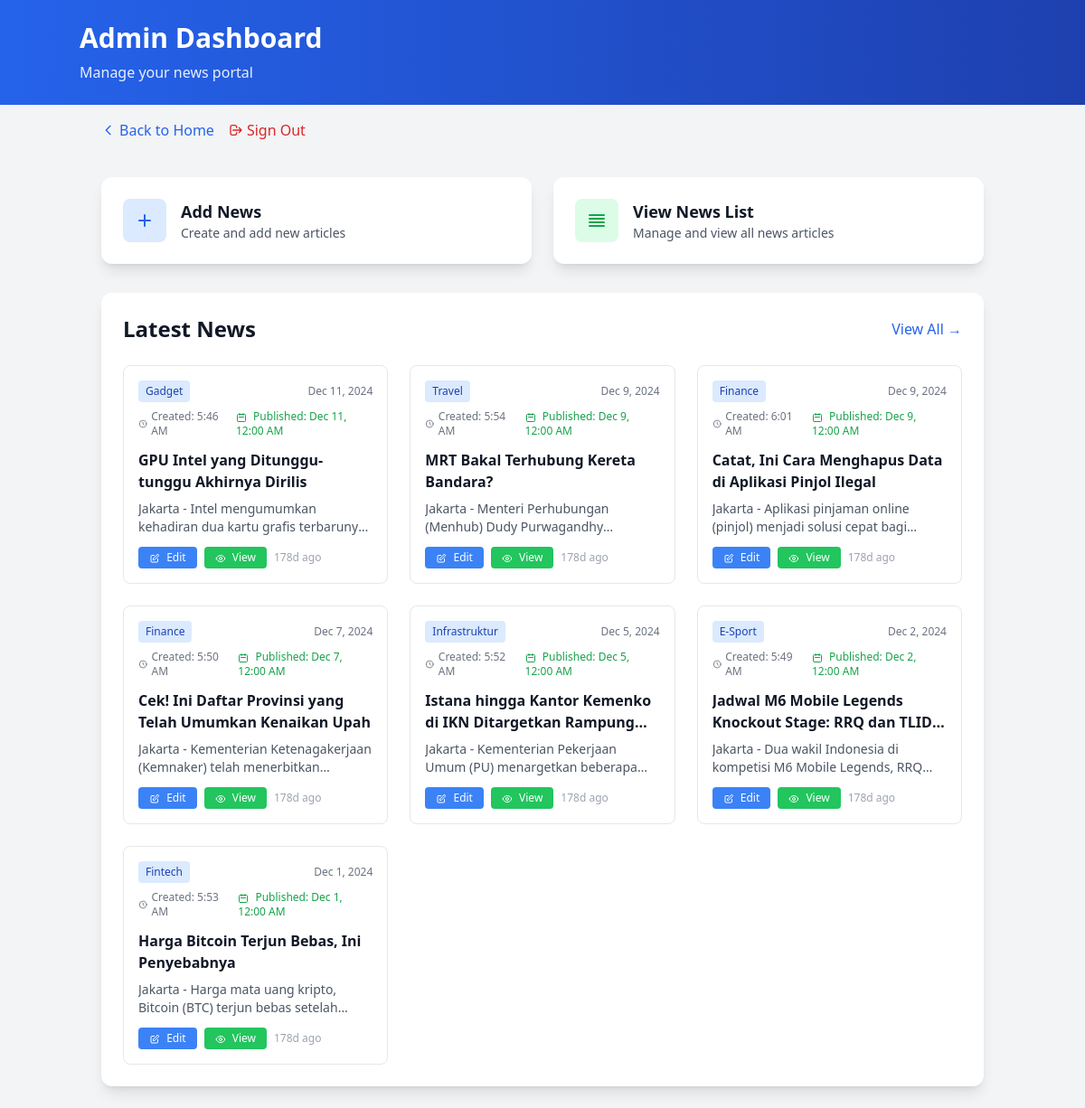
The page /admin/dashboard (signed in) on the database its author committed.
### tables this page shows
CREATE TABLE `news` (
  `id` int(11) NOT NULL,
  `title` varchar(255) NOT NULL,
  `content` text NOT NULL,
  `release_date` date NOT NULL,
  `image` varchar(255) NOT NULL,
  `created_at` timestamp NOT NULL DEFAULT current_timestamp(),
  `category_id` int(11) DEFAULT NULL
);

CREATE TABLE `categories` (
  `id` int(11) NOT NULL,
  `name` varchar(100) NOT NULL,
  `created_at` timestamp NULL DEFAULT current_timestamp(),
  `updated_at` timestamp NULL DEFAULT current_timestamp() ON UPDATE current_timestamp()
);

### app/controllers/admincontroller.php (called while the page is built, shortened)
<?php
require_once APP_PATH . '/models/news.php';
class AdminController extends Controller {
    private $newsModel;
    public function __construct() {
        $this->newsModel = new News();
    }
    public function dashboard() {
        $latestNews = $this->newsModel->getLatestWithCategory(9);
        $this->view('admin/dashboard', ['latestNews' => $latestNews]);
    }
}

### app/core/router.php (called while the page is built, shortened)
<?php
class Router {
    private $routes = [];
    public function add($route, $controller, $action, $method = 'GET') {
        $this->routes[] = [
            'route' => $route,
            'controller' => $controller,
            'action' => $action,
            'method' => $method
        ];
    }
    public function dispatch($url, $method) {
        $url = strtok($url, '?');
        foreach ($this->routes as $route) {
            if ($this->match($route['route'], $url) && $route['method'] === $method) {
                $controllerName = $route['controller'];
                $actionName = $route['action'];
                if (class_exists($controllerName)) {
                    $controller = new $controllerName();
                    if (method_exists($controller, $actionName)) {
                        return $controller->$actionName();
                    }
                }
            }
        }
    }
    private function match($route, $url) {
        $route = preg_replace('/\{([^}]+)\}/', '(?P<$1>[^/]+)', $route);
        $pattern = '#^' . $route . '$#';
        if (preg_match($pattern, $url, $matches)) {
            return true;
        }
        return false;
    }
}

### public/index.php (called while the page is built, shortened)
<?php
require_once APP_PATH . '/config/database.php';
require_once APP_PATH . '/core/router.php';
require_once APP_PATH . '/core/model.php';
require_once APP_PATH . '/models/news.php';
require_once APP_PATH . '/controllers/admincontroller.php';
$router = new Router();
$router->add('/', 'NewsController', 'index');
$router->add('/news/{id}', 'NewsController', 'detail');
$router->add('/auth/login', 'AuthController', 'login');
$router->add('/auth/login', 'AuthController', 'login', 'POST');
$router->add('/auth/register', 'AuthController', 'register');
$router->add('/auth/register', 'AuthController', 'register', 'POST');
$router->add('/auth/logout', 'AuthController', 'logout');
$router->add('/user/dashboard', 'UserController', 'dashboard');
$router->add('/user/dashboard', 'UserController', 'dashboard', 'POST');
$router->add('/admin/dashboard', 'AdminController', 'dashboard');
$router->add('/admin/news-list', 'AdminController', 'newsList');
$router->add('/admin/add-news', 'AdminController', 'addNews');
$router->add('/admin/add-news', 'AdminController', 'addNews', 'POST');
$router->add('/admin/edit-news', 'AdminController', 'editNews');
$router->add('/admin/edit-news', 'AdminController', 'editNews', 'POST');
$router->add('/admin/delete-news', 'AdminController', 'deleteNews', 'POST');
$router->add('/admin/category/list', 'CategoryController', 'listCategories');
$router->add('/admin/category/add', 'CategoryController', 'addCategory', 'POST');
$router->add('/admin/category/edit', 'CategoryController', 'editCategory', 'POST');
$router->add('/admin/category/delete', 'CategoryController', 'deleteCategory', 'POST');
$router->add('/interactions/toggle-like', 'InteractionController', 'toggleLike', 'POST');
$router->add('/interactions/toggle-bookmark', 'InteractionController', 'toggleBookmark', 'POST');
$router->add('/interactions/add-comment', 'InteractionController', 'addComment', 'POST');
$router->add('/interactions/delete-comment', 'InteractionController', 'deleteComment', 'POST');
$url = parse_url($_SERVER['REQUEST_URI'], PHP_URL_PATH);
$method = $_SERVER['REQUEST_METHOD'];
$router->dispatch($url, $method);

### app/config/database.php (called while the page is built)
<?php
class Database {
    private static $instance = null;
    private $connection;
    private $host = 'localhost';
    private $username = 'root';
    private $password = '';
    private $database = 'news_portal';
    private function __construct() {
        try {
            $this->connection = new PDO(
                "mysql:host={$this->host};dbname={$this->database}",
                $this->username,
                $this->password,
                [
                    PDO::ATTR_ERRMODE => PDO::ERRMODE_EXCEPTION,
                    PDO::ATTR_DEFAULT_FETCH_MODE => PDO::FETCH_ASSOC
                ]
            );
        } catch (PDOException $e) {
            die("Connection failed: " . $e->getMessage());
        }
    }
    public static function getInstance() {
        if (self::$instance === null) {
            self::$instance = new self();
        }
        return self::$instance;
    }
    public function getConnection() {
        return $this->connection;
    }
}

### app/models/news.php (called while the page is built, shortened)
<?php
require_once APP_PATH . '/core/model.php';
class News extends Model {
    protected $table = 'news';
    public function getLatestWithCategory($limit = 10) {
        $limit = intval($limit);
        $sql = "SELECT news.*, categories.name as categoryName, categories.id as categoryId
                FROM {$this->table} news
                LEFT JOIN categories ON news.category_id = categories.id
                ORDER BY news.release_date DESC
                LIMIT " . $limit;
        $stmt = $this->db->prepare($sql);
        $stmt->execute();
        return $stmt->fetchAll(PDO::FETCH_ASSOC);
    }
}

### app/core/model.php (called while the page is built, shortened)
<?php
abstract class Model {
    public function __construct() {
        $this->db = Database::getInstance()->getConnection();
    }
}

### app/views/admin/dashboard.php (the view, shortened to what this page needs)
<?php
require_once APP_PATH . '/views/layouts/header.php';
?>
<header class="bg-gradient-to-r from-blue-600 to-blue-800 text-white p-6">
    <div class="container mx-auto">
        <h1 class="text-3xl font-bold">Admin Dashboard</h1>
        <p class="mt-2 opacity-90">Manage your news portal</p>
    </div>
</header>
<div class="container mx-auto px-6 py-4">
    <div class="flex space-x-4">
        <a href="/" class="text-blue-600 hover:text-blue-800 flex items-center">
            <svg class="w-4 h-4 mr-1" fill="none" stroke="currentColor" viewBox="0 0 24 24">
                <path stroke-linecap="round" stroke-linejoin="round" stroke-width="2" d="M15 19l-7-7 7-7"></path>
            </svg>
            Back to Home
        </a>
        <a href="/auth/logout" class="text-red-600 hover:text-red-800 ml-auto flex items-center">
            <svg class="w-4 h-4 mr-1" fill="none" stroke="currentColor" viewBox="0 0 24 24">
                <path stroke-linecap="round" stroke-linejoin="round" stroke-width="2" d="M17 16l4-4m0 0l-4-4m4 4H7m6 4v1a3 3 0 01-3 3H6a3 3 0 01-3-3V7a3 3 0 013-3h4a3 3 0 013 3v1"></path>
            </svg>
            Sign Out
        </a>
    </div>
</div>
<div class="container mx-auto p-6">
    <div class="grid grid-cols-1 md:grid-cols-2 gap-6 mb-8">
        <a href="/admin/add-news" class="group">
            <div class="bg-white p-6 rounded-xl shadow-lg hover:shadow-xl transition-all duration-300 group-hover:-translate-y-1">
                <div class="flex items-center">
                    <div class="p-3 bg-blue-100 rounded-lg">
                        <svg class="w-6 h-6 text-blue-600" fill="none" stroke="currentColor" viewBox="0 0 24 24">
                            <path stroke-linecap="round" stroke-linejoin="round" stroke-width="2" d="M12 6v6m0 0v6m0-6h6m-6 0H6"></path>
                        </svg>
                    </div>
                    <div class="ml-4">
                        <h3 class="text-lg font-semibold text-gray-900">Add News</h3>
                        <p class="text-sm text-gray-600">Create and add new articles</p>
                    </div>
                </div>
            </div>
        </a>
        <a href="/admin/news-list" class="group">
            <div class="bg-white p-6 rounded-xl shadow-lg hover:shadow-xl transition-all duration-300 group-hover:-translate-y-1">
                <div class="flex items-center">
                    <div class="p-3 bg-green-100 rounded-lg">
                        <svg class="w-6 h-6 text-green-600" fill="none" stroke="currentColor" viewBox="0 0 24 24">
                            <path stroke-linecap="round" stroke-linejoin="round" stroke-width="2" d="M4 6h16M4 10h16M4 14h16M4 18h16"></path>
                        </svg>
                    </div>
                    <div class="ml-4">
                        <h3 class="text-lg font-semibold text-gray-900">View News List</h3>
                        <p class="text-sm text-gray-600">Manage and view all news articles</p>
                    </div>
                </div>
            </div>
        </a>
    </div>
    <div class="bg-white rounded-xl shadow-lg p-6">
        <div class="flex items-center justify-between mb-6">
            <h2 class="text-2xl font-bold text-gray-900">Latest News</h2>
            <a href="/admin/news-list" class="text-blue-600 hover:text-blue-800 font-medium">View All →</a>
        </div>
        <?php if (!empty($latestNews)): ?>
            <div class="grid grid-cols-1 md:grid-cols-2 lg:grid-cols-3 gap-6">
                <?php foreach ($latestNews as $article): ?>
                    <div class="border border-gray-200 rounded-lg p-4 hover:shadow-md transition-shadow">
                        <div class="flex items-center mb-2">
                            <span class="bg-blue-100 text-blue-800 text-xs font-medium px-2 py-1 rounded">
                                <?= htmlspecialchars($article['categoryName'] ?? 'No Category') ?>
                            </span>
                            <span class="text-gray-500 text-xs ml-auto">
                                <?= date('M j, Y', strtotime($article['release_date'])) ?>
                            </span>
                        </div>
                        <div class="flex items-center text-xs text-gray-500 mb-3">
                            <svg class="w-3 h-3 mr-1" fill="none" stroke="currentColor" viewBox="0 0 24 24">
                                <path stroke-linecap="round" stroke-linejoin="round" stroke-width="2" d="M12 8v4l3 3m6-3a9 9 0 11-18 0 9 9 0 0118 0z"></path>
                            </svg>
                            <span class="mr-3">
                                Created: <?= date('g:i A', strtotime($article['created_at'])) ?>
                            </span>
                            <?php if ($article['created_at'] !== $article['release_date']): ?>
                                <span class="text-green-600">
                                    <svg class="w-3 h-3 inline mr-1" fill="none" stroke="currentColor" viewBox="0 0 24 24">
                                        <path stroke-linecap="round" stroke-linejoin="round" stroke-width="2" d="M8 7V3m8 4V3m-9 8h10M5 21h14a2 2 0 002-2V7a2 2 0 00-2-2H5a2 2 0 00-2 2v12a2 2 0 002 2z"></path>
                                    </svg>
                                    Published: <?= date('M j, g:i A', strtotime($article['release_date'])) ?>
                                </span>
                            <?php endif; ?>
                        </div>
                        <h3 class="font-semibold text-gray-900 mb-2 line-clamp-2">
                            <?= htmlspecialchars($article['title']) ?>
                        </h3>
                        <p class="text-gray-600 text-sm line-clamp-2 mb-3">
                            <?= htmlspecialchars(substr($article['content'], 0, 100)) ?>...
                        </p>
                        <div class="flex space-x-2 mt-3">
                            <a href="/admin/edit-news?id=<?= $article['id'] ?>"
                               class="text-xs bg-blue-500 text-white px-3 py-1 rounded hover:bg-blue-600 transition-colors">
                                <svg class="w-3 h-3 inline mr-1" fill="none" stroke="currentColor" viewBox="0 0 24 24">
                                    <path stroke-linecap="round" stroke-linejoin="round" stroke-width="2" d="M11 5H6a2 2 0 00-2 2v11a2 2 0 002 2h11a2 2 0 002-2v-5m-1.414-9.414a2 2 0 112.828 2.828L11.828 15H9v-2.828l8.586-8.586z"></path>
                                </svg>
                                Edit
                            </a>
                            <a href="/news/<?= $article['id'] ?>"
                               class="text-xs bg-green-500 text-white px-3 py-1 rounded hover:bg-green-600 transition-colors">
                                View
                            </a>
                            <div class="text-xs text-gray-400 flex items-center ml-auto">
                                <?php
                                $timeAgo = time() - strtotime($article['created_at']);
                                if ($timeAgo < 3600) {
                                    echo floor($timeAgo / 60) . 'm ago';
                                } elseif ($timeAgo < 86400) {
                                    echo floor($timeAgo / 3600) . 'h ago';
                                } else {
                                    echo floor($timeAgo / 86400) . 'd ago';
                                }
                                ?>
                            </div>
                        </div>
                    </div>
                <?php endforeach; ?>
            </div>
        <?php endif; ?>
    </div>
</div>

### rows shown on the page
news: category.name "Gadget", release_date "Dec 11, 2024", created_at "5:46 AM", release_date "Dec 11, 12:00 AM", title "GPU Intel yang Ditunggu-tunggu Akhirnya Dirilis", content "Jakarta - Intel mengumumkan kehadiran dua kartu grafis…"
news: category.name "Travel", release_date "Dec 9, 2024", created_at "5:54 AM", release_date "Dec 9, 12:00 AM", title "MRT Bakal Terhubung Kereta Bandara?", content "Jakarta - Menteri Perhubungan (Menhub) Dudy…"
news: category.name "Finance", release_date "Dec 9, 2024", created_at "6:01 AM", release_date "Dec 9, 12:00 AM", title "Catat, Ini Cara Menghapus Data di Aplikasi Pinjol Ilegal", content "Jakarta - Aplikasi pinjaman online (pinjol) menjadi solusi cepat…"
news: category.name "Finance", release_date "Dec 7, 2024", created_at "5:50 AM", release_date "Dec 7, 12:00 AM", title "Cek! Ini Daftar Provinsi yang Telah Umumkan Kenaikan Upah", content "Jakarta - Kementerian Ketenagakerjaan (Kemnaker) telah…"
news: category.name "Infrastruktur", release_date "Dec 5, 2024", created_at "5:52 AM", release_date "Dec 5, 12:00 AM", title "Istana hingga Kantor Kemenko di IKN Ditargetkan…", content "Jakarta - Kementerian Pekerjaan Umum (PU) menargetkan…"
news: category.name "E-Sport", release_date "Dec 2, 2024", created_at "5:49 AM", release_date "Dec 2, 12:00 AM", title "Jadwal M6 Mobile Legends Knockout Stage: RRQ dan…", content "Jakarta - Dua wakil Indonesia di kompetisi M6 Mobile Legends,…"
news: category.name "Fintech", release_date "Dec 1, 2024", created_at "5:53 AM", release_date "Dec 1, 12:00 AM", title "Harga Bitcoin Terjun Bebas, Ini Penyebabnya", content "Jakarta - Harga mata uang kripto, Bitcoin (BTC) terjun bebas…"
